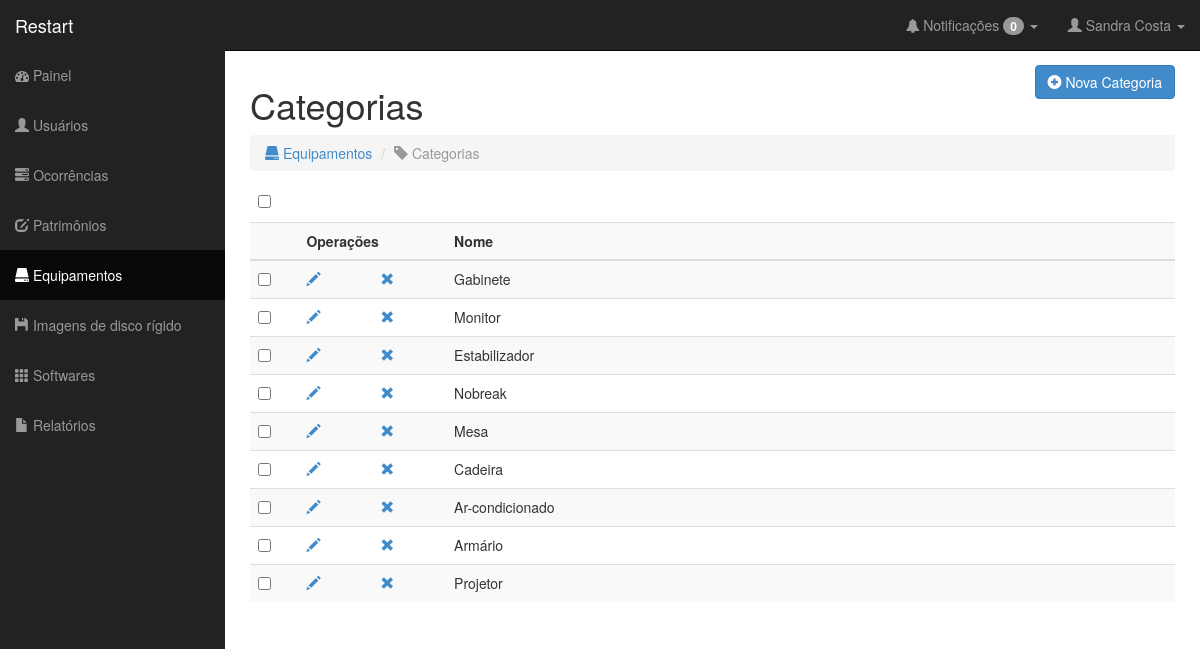
Screenshot of /categorias.php (signed in) with the database file from the repository.
### tables this page shows
CREATE TABLE IF NOT EXISTS `Categoria` (
  `id` INT NOT NULL AUTO_INCREMENT,
  `nome` VARCHAR(45) NOT NULL,
  PRIMARY KEY (`id`));

### classes/db.class.php (called while the page is built)
<?php
	class DB{
		var $serverDB	= 'localhost';
		var $tabelaDB	= 'restart';
		var $userDB		= 'root';
		var $senhaDB	= '';
		function conectaDB(){
			$db = new mysqli($this->serverDB, $this->userDB, $this->senhaDB, $this->tabelaDB);
			if ($db->connect_errno) {
				return false;
				die($db->connect_error);
			}
			else {
				$db->set_charset("utf8");
				return $db;
			}
		}
	}
?>

### classes/categoria.class.php (called while the page is built, shortened)
<?php
require_once 'db.class.php';
class Categoria extends DB {
	private $db;
	public function __construct(){
		$this->db = parent::conectaDB();
	}
	public function listarCategoria() {
		if ($result	= $this->db->query("SELECT * FROM categoria ORDER BY id ASC")) {
			if ($result->num_rows) {
				$rows = $result->fetch_all(MYSQLI_ASSOC);
				return $rows;
			}
			else return 'Nenhuma categoria foi encontrada.';
		}
		else return ($this->db->error);
	}
}

### categorias.php (the view, shortened to what this page needs)
<?php
include 'classes/Categoria.class.php';
include 'nucleo/cabecario.php';
include("nucleo/barraLateral.php");
    ?>
    <div id="page-wrapper">
      <div class="row">
        <div class="col-lg-6">
          <h1>Categorias</h1>
        </div>
        <div class="col-lg-6" align="right">
          <a href="cadCategoria.php"><button type="button" class="btn btn-primary"><i class="glyphicon glyphicon-plus-sign"></i> Nova Categoria</button></a>
        </div>
      </div>
      <div class="row">
        <div class="col-lg-12">
          <ol class="breadcrumb">
            <li><a href="equipamentos.php"><i class="glyphicon glyphicon-hdd"></i> Equipamentos</a></li>
            <li class="active"><i class="glyphicon glyphicon-tag"></i> Categorias</li>
          </ol>
        </div>
      </div>
      <div class="row">
        <div class="col-lg-12">
          <table>
            <tr>
              <td>
                &nbsp;&nbsp;<input type='checkbox' id="toggle" name="toggle" onClick="toggle(this)"
              </td>
              <td>
              </td>
            </tr>
          </table>
          <div class="table-responsive">
            <table id="" class="table table-striped table-hover ">
              <p>
                <tr>
                  <th></th>
                  <th colspan="2">Operações</th>
                  <th>Nome</th>
                  <th></th>
                  <th></th>
                  <th></th>
                  <th></th>
                  <th></th>
                  <th></th>
                  <th></th>
                  <th></th>
                  <th></th>
                  <th></th>
                  <th></th>
                  <th></th>
                  <th></th>
                  <th></th>
                  <th></th>
                  <th></th>
                  <th></th>
                  <th></th>
                  <th></th>
                  <th></th>
                </tr>
                <tbody>
                  <?php
                  $listaUser    = new Categoria;
                  $result     = $listaUser->listarCategoria();
                  if (is_array($result)) {
                    foreach ($result as $row) {
                      echo "
                      <tr id='fooTr'>
                      <td><input type='checkbox' name='foo[]' id='foo[]' value='".$row['id']."'></td>
                      <td>
                      <a title='Editar Categoria' href='alterarCategoria.php?c=".$row['id']."' >
                      <i class='glyphicon glyphicon-pencil'></i>
                      </a>
                      </td>
                      <td>
                      <a title='Excluir Categoria' data-toggle='modal' data-id='".$row['id']."' href='#modal_excCategoriaSimples' class='abre-excluirModal'>
                      <i class='glyphicon glyphicon-remove'></i>
                      </a>
                      </td>
                      <td>" . $row['nome'] . "</td>
                      <td></td>
                      <td></td>
                      <td></td>
                      <td></td>
                      <td></td>
                      <td></td>
                      <td></td>
                      <td></td>
                      <td></td>
                      <td></td><td></td>
                      <td></td>
                      <td></td>
                      <td></td>
                      <td></td>
                      <td></td>
                      <td></td>
                      <td></td>
                      <td></td>
                      <td></td>
                      </tr>";
                    }
                  } else echo
                  " <tr>
                  <td></td>
                  <td>". $result."</td>
                  <td></td>
                  <td></td>
                  <td></td>
                  <td></td>
                  <td></td>
                  <td></td>
                  <td></td>
                  <td></td>
                  <td></td>
                  <td></td>
                  <td></td>
                  <td></td>
                  <td></td><td></td>
                  <td></td>
                  <td></td>
                  <td></td>
                  <td></td>
                  <td></td>
                  <td></td>
                  <td></td>
                  <td></td>
                  <td></td>
                  <td></td>
                  <td></td>
                  <td></td>
                  </tr>";
                  ?>
                </tbody>
              </table>
            </div>
          </div>
        </div>
    </div>
  </div>
</body>
</html>

### css/sb-admin.css (style rules this page uses)
body { margin-top: 50px; }
#page-wrapper { width: 100%; padding: 5px 15px; }
@media (min-width:768px) { #page-wrapper { padding: 15px 25px; } }

### nucleo/cabecario.php (style rules this page uses)
a:link { text-decoration: none; }

### rows the page displays
categoria: nome "Gabinete"
categoria: nome "Monitor"
categoria: nome "Estabilizador"
categoria: nome "Nobreak"
categoria: nome "Mesa"
categoria: nome "Cadeira"
categoria: nome "Ar-condicionado"
categoria: nome "Armário"
categoria: nome "Projetor"

### other values shown
$row['count'] "0"
$_SESSION['nome'] "Sandra"
$_SESSION['sobrenome'] "Costa"
